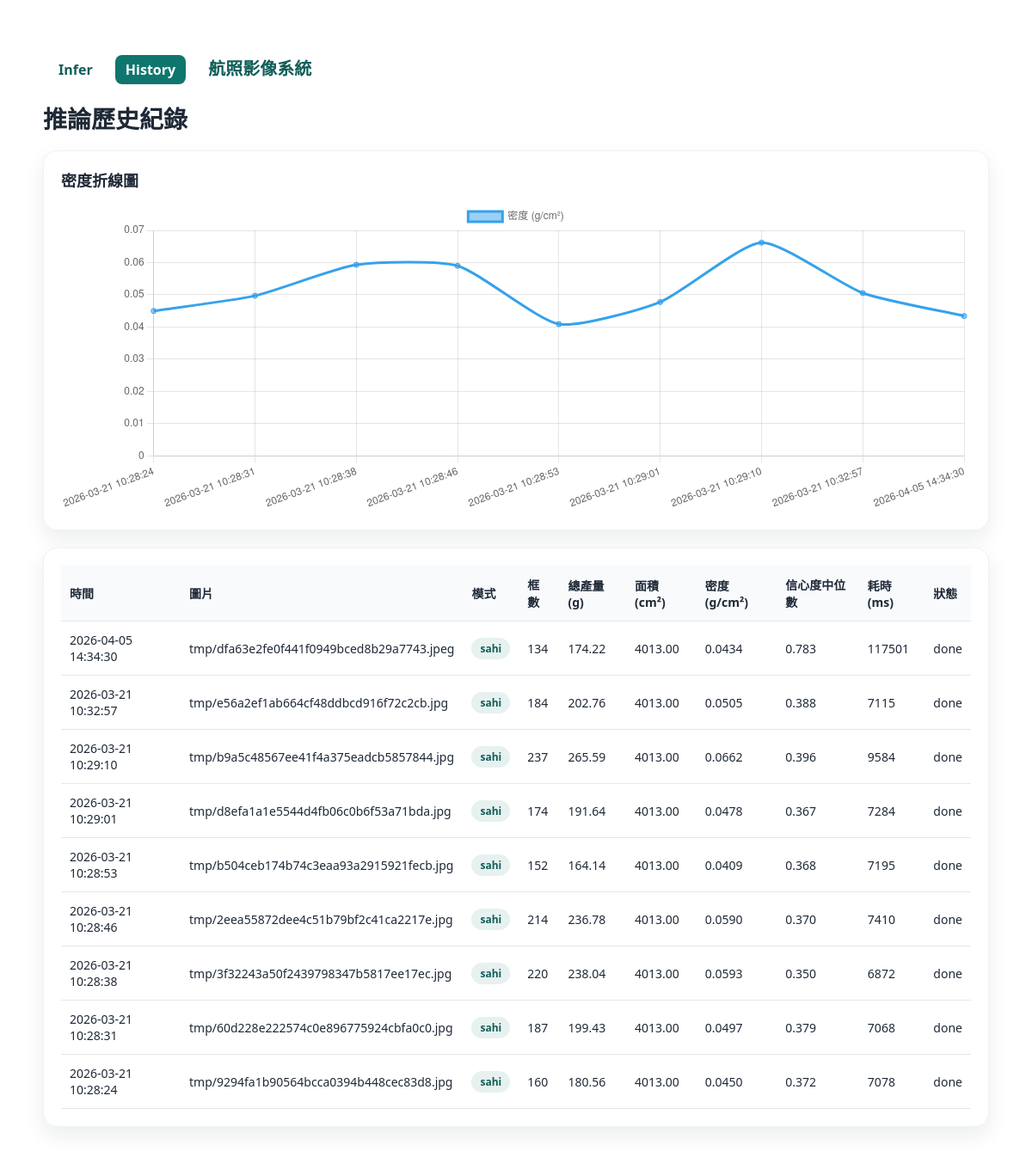
The page /introduction/history/ on the database its author committed.
### tea_app/models.py (models this page shows, shortened)
class InferenceRun(models.Model):
    photo = models.ForeignKey("Photo", on_delete=models.CASCADE, related_name="inference_runs")
    created_at = models.DateTimeField(auto_now_add=True)
    MODE_CHOICES = [
        ("normal", "Normal YOLO"),
        ("sahi", "SAHI"),
    ]
    mode = models.CharField(max_length=20, choices=MODE_CHOICES,default="normal",)
    bbox_count = models.IntegerField(default=0)
    total_weight = models.FloatField(default=0)
    median_confidence = models.FloatField(default=0)
    area_cm2 = models.FloatField("面積(cm²)", default=0)
    density_g_per_cm2 = models.FloatField("密度(g/cm²)", default=0)
    model_name = models.CharField(max_length=200, default="best.pt")  # 或存權重版本
    conf_thres = models.FloatField(default=0.25)
    iou_thres = models.FloatField(default=0.45)
    status = models.CharField(max_length=20, default="done")  # done/failed
    error_message = models.TextField(blank=True, default="")
    elapsed_ms = models.IntegerField(null=True, blank=True)#時間紀錄
    overlay_image = models.ImageField(upload_to="overlays/", null=True, blank=True)
    class Meta:
        ordering = ["-created_at"]
        constraints = [
            models.UniqueConstraint(
                fields=["photo", "mode"],
                name="uq_inference_run_photo_mode",
            )
        ]
        indexes = [
            models.Index(fields=["photo", "mode"], name="idx_run_photo_mode"),
            models.Index(fields=["created_at"], name="idx_run_created_at"),
        ]

class Photo(models.Model):
    tenant = models.ForeignKey(
        Tenant,
        on_delete=models.CASCADE,
        related_name="photos",
        verbose_name="租戶",
        null=True,
        blank=True
    )
    garden = models.ForeignKey(
        TeaGarden,
        on_delete=models.SET_NULL,
        null=True,
        blank=True,
        related_name="photos",
        verbose_name="茶園",
    )
    flight = models.ForeignKey(
        Flight,
        on_delete=models.SET_NULL,
        null=True,
        blank=True,
        related_name="photos",
        verbose_name="飛行任務",
    )
    image = models.ImageField("照片檔案", upload_to="photos/",null=True,blank=True)
    sha256 = models.CharField("檔案SHA256", max_length=64, db_index=True,null=True, blank=True,unique=True) #避免重複用
    size_bytes = models.BigIntegerField("檔案大小(bytes)", null=True, blank=True) #計算使用空間
    taken_at = models.DateTimeField("拍攝時間", null=True, blank=True)
    latitude = models.FloatField("緯度", null=True, blank=True)
    longitude = models.FloatField("經度", null=True, blank=True)
    altitude = models.FloatField("高度(公尺)", null=True, blank=True)
    uploaded_at = models.DateTimeField("上傳時間", auto_now_add=True)
    note = models.TextField("備註", blank=True)
    class Meta:
        verbose_name = "照片"
        verbose_name_plural = "照片"
        ordering = ["-uploaded_at"]

### tea_app/views.py (the view)
# urls.py: path("introduction/history/", views.intro_history, name="intro_history"),
def intro_history(request):
    runs = (
        InferenceRun.objects
        .select_related("photo")
        .order_by("-created_at")
    )
    runs_for_chart = (
        InferenceRun.objects
        .select_related("photo")
        .order_by("created_at")
    )
    chart_labels = []
    chart_weights = []
    chart_densities = []
    for run in runs_for_chart:
        local_dt = timezone.localtime(run.created_at)
        chart_labels.append(local_dt.strftime("%Y-%m-%d %H:%M:%S"))
        chart_weights.append(float(run.total_weight or 0)) #如果沒有weight就顯示0
        chart_densities.append(float(run.density_g_per_cm2 or 0))
    context = {
        "runs": runs,
        "chart_labels_json": json.dumps(chart_labels, ensure_ascii=False),
        "chart_weights_json": json.dumps([]),#chart_weights代替[]，先不顯示
        "chart_densities_json": json.dumps(chart_densities),
    }
    return render(request, "introduction/history.html", context)

### templates/introduction/history.html (shortened to what this page needs)
{% load static %}
<!DOCTYPE html>
<html lang="zh-Hant">
<head>
</head>
<body>
  <div class="page">
    <div class="top-links">
      <a href="/introduction/infer/">Infer</a>
        <a href="/introduction/history/" class="active">History</a>
        <a href="http://localhost:5000" target="_blank" rel="noopener" class="local-btn">
          航照影像系統
      </a>
    </div>
    <h1>推論歷史紀錄</h1>
    <div class="card">
      <div class="chart-title">密度折線圖</div>
      <div class="chart-wrap">
        <canvas id="densityChart"></canvas>
      </div>
    </div>
    <div class="card">
      <table>
        <thead>
          <tr>
            <th>時間</th>
            <th>圖片</th>
            <th>模式</th>
            <th>框數</th>
            <th>總產量(g)</th>
            <th>面積(cm²)</th>
            <th>密度(g/cm²)</th>
            <th>信心度中位數</th>
            <th>耗時(ms)</th>
            <th>狀態</th>
          </tr>
        </thead>
        <tbody>
          {% for run in runs %}
          <tr>
            <td>{{ run.created_at|date:"Y-m-d H:i:s" }}</td>
            <td>
              {% if run.photo and run.photo.image %}
                {{ run.photo.image.name }}
              {% else %}
                <span class="muted">-</span>
              {% endif %}
            </td>
            <td><span class="badge">{{ run.mode }}</span></td>
            <td>{{ run.bbox_count }}</td>
            <td>{{ run.total_weight|floatformat:2 }}</td>
            <td>{{ run.area_cm2|floatformat:2 }}</td>
            <td>{{ run.density_g_per_cm2|floatformat:4 }}</td>
            <td>{{ run.median_confidence|floatformat:3 }}</td>
            <td>{{ run.elapsed_ms|default:"-" }}</td>
            <td>{{ run.status }}</td>
          </tr>
          {% empty %}
          <tr>
            <td colspan="10" class="empty">目前沒有推論紀錄</td>
          </tr>
          {% endfor %}
        </tbody>
      </table>
    </div>
  </div>
  <script>
    const labels = {{ chart_labels_json|safe }};
    //const weightValues = {{ chart_weights_json|safe }}; 總產量圖用
    const densityValues = {{ chart_densities_json|safe }};
    //const yieldCtx = document.getElementById("yieldChart").getContext("2d"); 總產量圖用
    const densityCtx = document.getElementById("densityChart").getContext("2d");
    {% comment %} new Chart(yieldCtx, {
      type: "line",
      data: {
        labels: labels,
        datasets: [{
          label: "總產量 (g)",
          data: weightValues,
          tension: 0.2
        }]
      },
      options: {
        responsive: true,
        maintainAspectRatio: false,
        plugins: {
          legend: {
            display: true
          }
        },
        scales: {
          x: {
            ticks: {
              autoSkip: true,
              maxTicksLimit: 10,
              maxRotation: 45,
              minRotation: 20
            }
          },
          y: {
            beginAtZero: true
          }
        }
      }
    }); {% endcomment %}
    new Chart(densityCtx, {
    type: "line",
    data: {
      labels: labels,
      datasets: [{
        label: "密度 (g/cm²)",
        data: densityValues,
        tension: 0.2
      }]
    },
    options: {
      responsive: true,
      maintainAspectRatio: false,
      plugins: {
        legend: {
          display: true
        }
      },
      scales: {
        x: {
          ticks: {
            autoSkip: true,
            maxTicksLimit: 10,
            maxRotation: 45,
            minRotation: 20
          }
        },
        y: {
          beginAtZero: true
        }
      }
    }
  });
  </script>
</body>
</html>

### rows shown on the page
InferenceRun: created_at "2026-04-05 14:34:30", photo.image.name "tmp/dfa63e2fe0f441f0949bced8b29a7743.jpeg", mode "sahi", bbox_count "134", total_weight "174.22", area_cm2 "4013.00", density_g_per_cm2 "0.0434", median_confidence "0.783", elapsed_ms "117501", status "done"
InferenceRun: created_at "2026-03-21 10:32:57", photo.image.name "tmp/e56a2ef1ab664cf48ddbcd916f72c2cb.jpg", mode "sahi", bbox_count "184", total_weight "202.76", area_cm2 "4013.00", density_g_per_cm2 "0.0505", median_confidence "0.388", elapsed_ms "7115", status "done"
InferenceRun: created_at "2026-03-21 10:29:10", photo.image.name "tmp/b9a5c48567ee41f4a375eadcb5857844.jpg", mode "sahi", bbox_count "237", total_weight "265.59", area_cm2 "4013.00", density_g_per_cm2 "0.0662", median_confidence "0.396", elapsed_ms "9584", status "done"
InferenceRun: created_at "2026-03-21 10:29:01", photo.image.name "tmp/d8efa1a1e5544d4fb06c0b6f53a71bda.jpg", mode "sahi", bbox_count "174", total_weight "191.64", area_cm2 "4013.00", density_g_per_cm2 "0.0478", median_confidence "0.367", elapsed_ms "7284", status "done"
InferenceRun: created_at "2026-03-21 10:28:53", photo.image.name "tmp/b504ceb174b74c3eaa93a2915921fecb.jpg", mode "sahi", bbox_count "152", total_weight "164.14", area_cm2 "4013.00", density_g_per_cm2 "0.0409", median_confidence "0.368", elapsed_ms "7195", status "done"
InferenceRun: created_at "2026-03-21 10:28:46", photo.image.name "tmp/2eea55872dee4c51b79bf2c41ca2217e.jpg", mode "sahi", bbox_count "214", total_weight "236.78", area_cm2 "4013.00", density_g_per_cm2 "0.0590", median_confidence "0.370", elapsed_ms "7410", status "done"
InferenceRun: created_at "2026-03-21 10:28:38", photo.image.name "tmp/3f32243a50f2439798347b5817ee17ec.jpg", mode "sahi", bbox_count "220", total_weight "238.04", area_cm2 "4013.00", density_g_per_cm2 "0.0593", median_confidence "0.350", elapsed_ms "6872", status "done"
InferenceRun: created_at "2026-03-21 10:28:31", photo.image.name "tmp/60d228e222574c0e896775924cbfa0c0.jpg", mode "sahi", bbox_count "187", total_weight "199.43", area_cm2 "4013.00", density_g_per_cm2 "0.0497", median_confidence "0.379", elapsed_ms "7068", status "done"
InferenceRun: created_at "2026-03-21 10:28:24", photo.image.name "tmp/9294fa1b90564bcca0394b448cec83d8.jpg", mode "sahi", bbox_count "160", total_weight "180.56", area_cm2 "4013.00", density_g_per_cm2 "0.0450", median_confidence "0.372", elapsed_ms "7078", status "done"

### other values the page prints
chart data {{ chart_densities_json|safe }} [0.044993770246698234, 0.049695988038873665, 0.05931721903812609, 0.05900323947171692, 0.040902068278096185, 0.047754796910042356, 0.0661824071766758, 0.05052579117866932, 0.04341390480936955]
